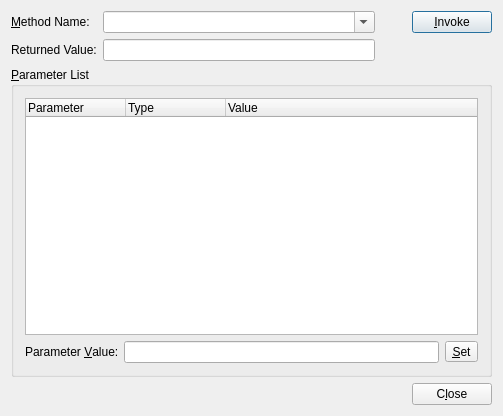
<ui version="4.0" >
<comment>
// Copyright (C) 2016 The Qt Company Ltd.
// SPDX-License-Identifier: LicenseRef-Qt-Commercial OR GPL-3.0-only WITH Qt-GPL-exception-1.0
</comment>
 <exportmacro></exportmacro>
 <class>InvokeMethod</class>
 <widget class="QDialog" name="InvokeMethod" >
  <property name="geometry" >
   <rect>
    <x>0</x>
    <y>0</y>
    <width>503</width>
    <height>416</height>
   </rect>
  </property>
  <property name="windowTitle" >
   <string>Invoke Methods</string>
  </property>
  <layout class="QGridLayout" >
   <property name="margin" >
    <number>11</number>
   </property>
   <property name="spacing" >
    <number>6</number>
   </property>
   <item row="1" column="0" colspan="2" >
    <widget class="QGroupBox" name="boxParameters" >
     <property name="title" >
      <string>&amp;Parameter List</string>
     </property>
     <layout class="QGridLayout" >
      <property name="margin" >
       <number>11</number>
      </property>
      <property name="spacing" >
       <number>6</number>
      </property>
      <item row="0" column="0" colspan="3" >
       <widget class="QTreeWidget" name="listParameters" >
        <property name="rootIsDecorated" >
         <bool>false</bool>
        </property>
        <column>
         <property name="text" >
          <string>Parameter</string>
         </property>
        </column>
        <column>
         <property name="text" >
          <string>Type</string>
         </property>
        </column>
        <column>
         <property name="text" >
          <string>Value</string>
         </property>
        </column>
       </widget>
      </item>
      <item row="1" column="2" >
       <widget class="QToolButton" name="buttonSet" >
        <property name="text" >
         <string>&amp;Set</string>
        </property>
       </widget>
      </item>
      <item row="1" column="1" >
       <widget class="QLineEdit" name="editValue" />
      </item>
      <item row="1" column="0" >
       <widget class="QLabel" name="TextLabel3" >
        <property name="text" >
         <string>Parameter &amp;Value:</string>
        </property>
        <property name="buddy" >
         <cstring>editValue</cstring>
        </property>
       </widget>
      </item>
     </layout>
    </widget>
   </item>
   <item row="0" column="0" colspan="2" >
    <layout class="QGridLayout" >
     <property name="margin" >
      <number>0</number>
     </property>
     <property name="spacing" >
      <number>6</number>
     </property>
     <item row="1" column="1" >
      <widget class="QLineEdit" name="editReturn" >
       <property name="readOnly" >
        <bool>true</bool>
       </property>
      </widget>
     </item>
     <item row="0" column="1" >
      <widget class="QComboBox" name="comboMethods" >
       <property name="sizePolicy" >
        <sizepolicy>
         <hsizetype>7</hsizetype>
         <vsizetype>0</vsizetype>
         <horstretch>0</horstretch>
         <verstretch>0</verstretch>
        </sizepolicy>
       </property>
       <property name="editable" >
        <bool>true</bool>
       </property>
       <property name="insertPolicy" >
        <enum>QComboBox::NoInsert</enum>
       </property>
       <property name="duplicatesEnabled" >
        <bool>false</bool>
       </property>
      </widget>
     </item>
     <item row="0" column="0" >
      <widget class="QLabel" name="labelMethods" >
       <property name="text" >
        <string>&amp;Method Name:</string>
       </property>
       <property name="buddy" >
        <cstring>comboMethods</cstring>
       </property>
      </widget>
     </item>
     <item row="0" column="2" >
      <spacer>
       <property name="orientation" >
        <enum>Qt::Horizontal</enum>
       </property>
       <property name="sizeType" >
        <enum>QSizePolicy::Preferred</enum>
       </property>
       <property name="sizeHint" >
        <size>
         <width>20</width>
         <height>20</height>
        </size>
       </property>
      </spacer>
     </item>
     <item row="1" column="0" >
      <widget class="QLabel" name="TextLabel1" >
       <property name="text" >
        <string>Returned Value:</string>
       </property>
      </widget>
     </item>
     <item row="0" column="3" >
      <widget class="QPushButton" name="buttonInvoke" >
       <property name="text" >
        <string>&amp;Invoke</string>
       </property>
       <property name="default" >
        <bool>true</bool>
       </property>
      </widget>
     </item>
     <item row="1" column="2" colspan="2" >
      <spacer>
       <property name="orientation" >
        <enum>Qt::Horizontal</enum>
       </property>
       <property name="sizeType" >
        <enum>QSizePolicy::Expanding</enum>
       </property>
       <property name="sizeHint" >
        <size>
         <width>111</width>
         <height>21</height>
        </size>
       </property>
      </spacer>
     </item>
    </layout>
   </item>
   <item row="2" column="0" >
    <spacer>
     <property name="orientation" >
      <enum>Qt::Horizontal</enum>
     </property>
     <property name="sizeType" >
      <enum>QSizePolicy::Expanding</enum>
     </property>
     <property name="sizeHint" >
      <size>
       <width>361</width>
       <height>21</height>
      </size>
     </property>
    </spacer>
   </item>
   <item row="2" column="1" >
    <widget class="QPushButton" name="buttonClose" >
     <property name="text" >
      <string>C&amp;lose</string>
     </property>
     <property name="autoDefault" >
      <bool>false</bool>
     </property>
    </widget>
   </item>
  </layout>
 </widget>
 <layoutdefault spacing="6" margin="11" />
 <pixmapfunction></pixmapfunction>
 <resources/>
 <connections>
  <connection>
   <sender>buttonClose</sender>
   <signal>clicked()</signal>
   <receiver>InvokeMethod</receiver>
   <slot>accept()</slot>
   <hints>
    <hint type="sourcelabel" >
     <x>453</x>
     <y>396</y>
    </hint>
    <hint type="destinationlabel" >
     <x>327</x>
     <y>384</y>
    </hint>
   </hints>
  </connection>
 </connections>
</ui>
